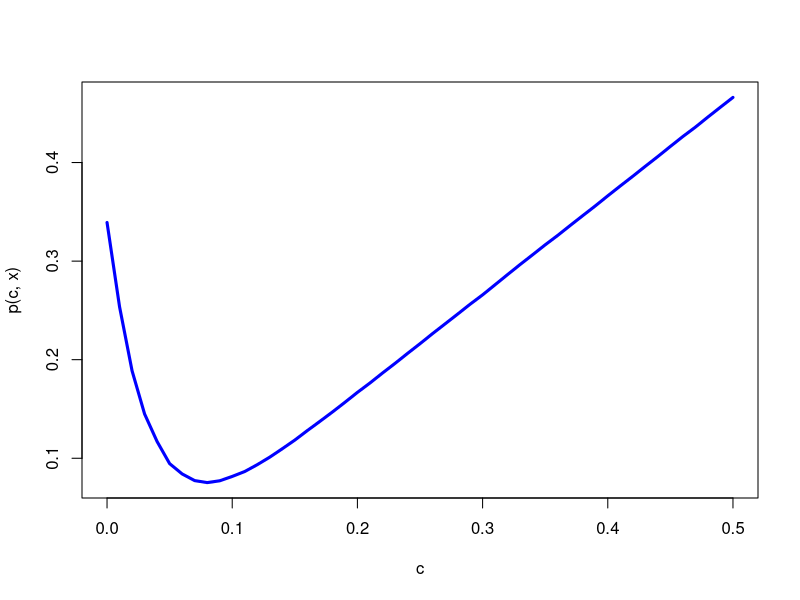
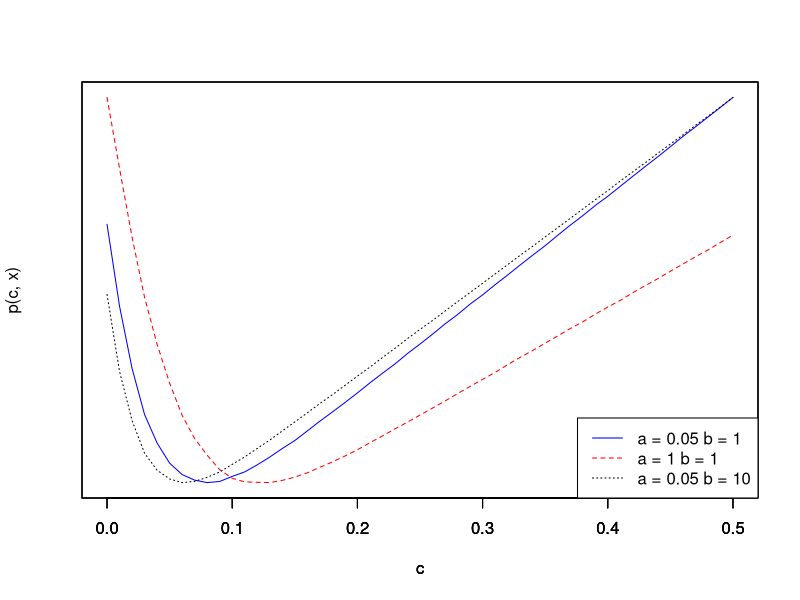
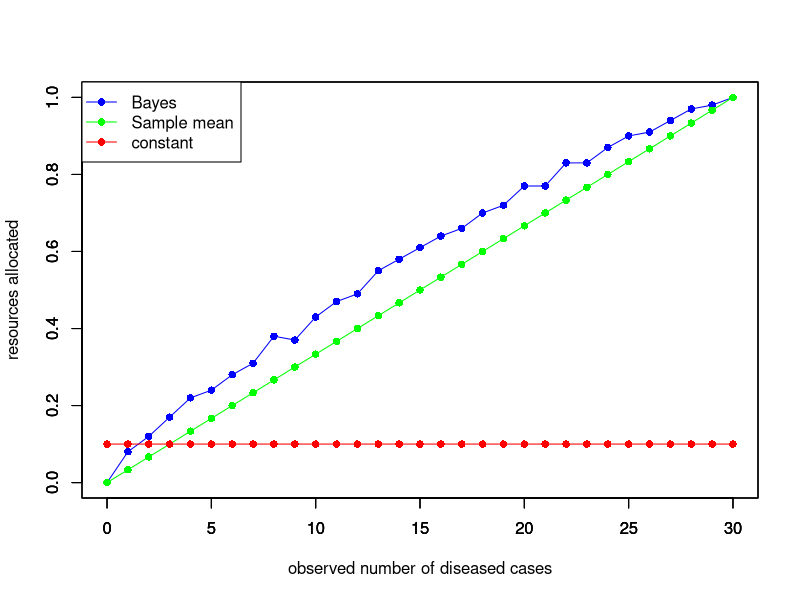
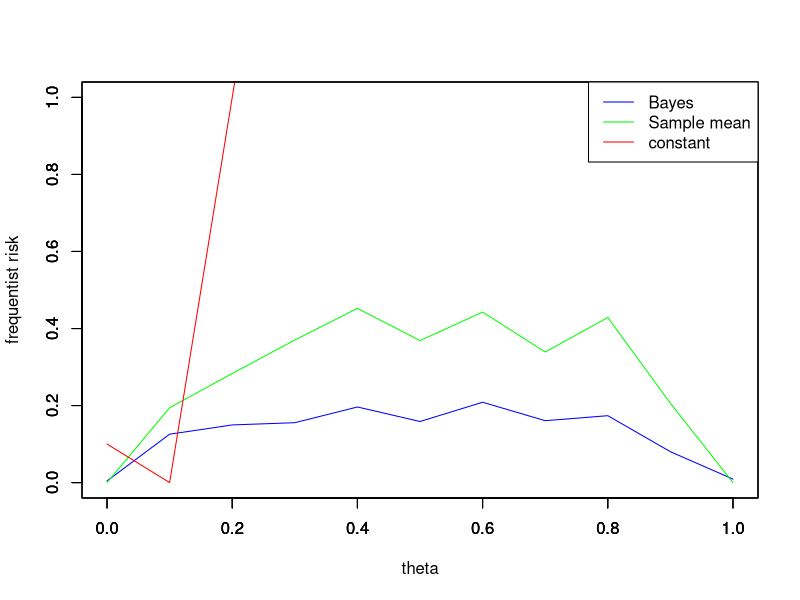
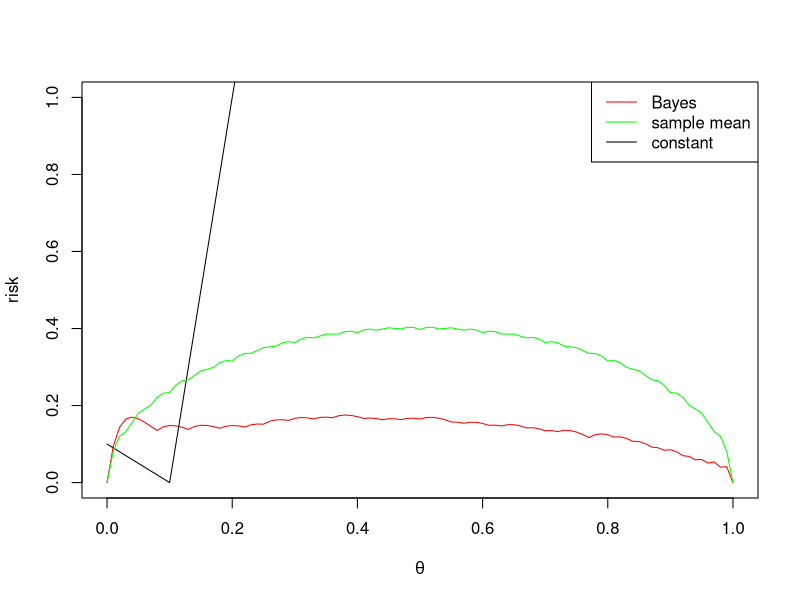

Source code (R) for these figures, in order:
# lab-02_lgg.R

# Task 1
# set seed 
set.seed(123)

# data
sum_x = 1
n = 30
# prior parameters
a = 0.05; b = 1
# posterior parameters
an = a + sum_x
bn = b + n - sum_x
th = seq(0,1,length.out = 100)
like = dbeta(th, sum_x+1,n-sum_x+1)
prior = dbeta(th,a,b)
post = dbeta(th,sum_x+a,n-sum_x+b)

# compute the loss given theta and c 
loss_function = function(theta, c){
  if (c < theta){
    return(10*abs(theta - c))
  } else{
    return(l = abs(theta - c))
  }
}

# compute the posterior risk given c 
# s is the number of random draws 
posterior_risk = function(c, a_prior, b_prior, sum_x, n, s = 30000){
  # randow draws from beta distribution 
  a_post = a_prior + sum_x
  b_post = b_prior + n - sum_x
  theta = rbeta(s, a_post, b_post)
  loss <- apply(as.matrix(theta),1,loss_function,c)
  # average values from the loss function
  risk = mean(loss)
}
# a sequence of c in [0, 0.5]
c = seq(0, 0.5, by = 0.01)
post_risk <- apply(as.matrix(c),1,posterior_risk, a, b, sum_x, n)
head(post_risk)
# plot posterior risk against c 
plot(c, post_risk, type = 'l', col='blue', 
     lwd = 3, ylab ='p(c, x)' )

# minimum of posterior risk occurs at c = 0.08
(c[which.min(post_risk)])

# Task 2
# set prior
as = c(0.05, 1, 0.05); bs = c(1, 1, 10)
# initialize posterior risk
post_risk = matrix(NA, 3, length(c))

# for each pair of a and b, compute the posterior risks
for (i in 1:3){
  a_prior = as[i]
  b_prior = bs[i]
  
  post_risk[i,] = apply(as.matrix(c), 1, posterior_risk, a_prior, b_prior, sum_x, n)
}

# plot the posterior risk (for each prior setting)
plot(c, post_risk[1,], type = 'l', col='blue', lty = 1, yaxt = "n", ylab = "p(c, x)")
par(new = T)
plot(c, post_risk[2,], type = 'l', col='red', lty = 2, yaxt = "n", ylab = "")
par(new = T)
plot(c, post_risk[3,], type = 'l', lty = 3, yaxt = "n", ylab = "")
legend("bottomright", lty = c(1,2,3), col = c("blue", "red", "black"), 
       legend = c("a = 0.05 b = 1", "a = 1 b = 1", "a = 0.05 b = 10"))

# Task 3

# find the sum of the x's
sum_xs = seq(0, 30)
# initialize the minimum c
min_c = matrix(NA, 3, length(sum_xs))

# find_optimal_C finds the optimal c under the Bayes procedure
# function of sum of x, parameters for prior, number of observations, and number of random draws 
find_optimal_C <- function(sum_x, a_prior, b_prior, n, s = 500){
  c = seq(0, 1, by = 0.01)
  post_risk =  apply(as.matrix(c), 1, posterior_risk, a_prior, b_prior, sum_x, n, s)
  c[which.min(post_risk)]
}

min_c[1,] = apply(as.matrix(sum_xs), 1, find_optimal_C, a, b, n)
# find optimal c under sample mean
min_c[2,] = (sum_xs)/n
# constant c 
min_c[3,] = 0.1

# plot Bayes procedure, sample mean, and constant 
plot(sum_xs, min_c[1,], col='blue',type = 'o',pch = 16, 
     ylab = "resources allocated", xlab = 'observed number of diseased cases',
     ylim = c(0,1))
par(new = T)
plot(sum_xs, min_c[2,], type = 'o', col='green', 
     pch = 16, ylab = "", xlab = '', ylim = c(0,1))
par(new = T)
plot(sum_xs, min_c[3,], type = 'o',col = 'red',
     pch = 16, ylab = "", xlab = '', ylim = c(0,1))
legend("topleft", lty = c(1,1,1), pch = c(16,16,16),
       col = c("blue", "green", "red"),
       legend = c("Bayes", "Sample mean", "constant"))
### Bayes always picks c to be a little bit larger than sample mean
### (except maybe not at endpoints).

# Task 4

thetas = seq(0, 1, by=0.1)

# frequentist risk for the 3 estimators given a theta
frequentist_risk = function(theta){
  sum_xs = rbinom(100, 30, theta)
  Bayes_optimal = apply(as.matrix(sum_xs), 1, find_optimal_C, a, b, n, s = 100)
  mean_c = sum_xs / 30
  
  loss1 = apply(as.matrix(Bayes_optimal), 1, loss_function, theta = theta)
  loss2 = apply(as.matrix(mean_c), 1, loss_function, theta = theta )
  risk1 = mean(loss1)
  risk2 = mean(loss2)
  risk3 = loss_function(theta, 0.1)
  return(c(risk1, risk2, risk3))
}

# given a sequance a theta, compute frequentist risk for each theta
R = apply(as.matrix(thetas), 1, frequentist_risk)

# plot
plot(thetas, R[1,], col='blue', type = "l", 
     ylab = "frequentist risk", xlab = 'theta',ylim = c(0,1))
par(new = T)
plot(thetas, R[2,], type = 'l', col='green', 
     ylab = "", xlab = '', ylim = c(0,1))
par(new = T)
plot(thetas, R[3,], type = 'l',col = 'red',
     ylab = "", xlab = '', ylim = c(0,1))
legend("topright", lty = c(1,1,1), col = c("blue", "green", "red"),
       legend = c("Bayes", "Sample mean", "constant"))
#### Except at endpoints, Bayes risk is always lower than sample mean risk
#### constant risk has relatively low c at low fraction infected theta
# code by Xu Chen
loss <- function(theta, c){
  if (c >= theta) {
    return(c - theta)
  } else {
    return(10*(theta - c))
  }
}


delta1 <- function(x){
  return(rep(0.1,length(x)))
}


delta2 <- function(x){
  return(x/30)
}


delta3 <- function(x, a = 0.05, b = 1){
  a.post <- a + x
  b.post <- b + 30 - x
  c <- seq(0,1,0.01)
  theta <- matrix(rbeta(1e4*length(c), a.post, b.post), 
                  nrow = 1e4, ncol = length(c))
  
  return(c[which.min(sapply(c, function(u) mean(sapply(theta[,as.integer(100*u+1)], loss, c = u))))])
}

risk <- function(theta, c){
  return(sum(dbinom(x = 0:30, size = 30, prob = theta) * sapply(c, loss, theta = theta)))
}


theta.grid <- seq(0,1,0.01)
x <- 0:30

c3 <- sapply(x, delta3)
plot(theta.grid, sapply(theta.grid, risk, c3), 
     ylim = c(0,1), type = 'l', col = 'red', xlab = expression(theta), ylab = 'risk')

c1 <- delta1(x)
points(theta.grid, sapply(theta.grid, risk, c1), 
       ylim = c(0,1), type = 'l')

c2 <- delta2(x)
points(theta.grid, sapply(theta.grid, risk, c2), 
       ylim = c(0,1), type = 'l', col='green')

legend('topright', legend = c('Bayes', 'sample mean', 'constant'), 
       col = c('red', 'green', 'black'), lty = 1)
# Task 5
#### Based on the plot of frequentist risk versus $\theta$, 
#### All three estimators are admissable because there is at least one 
#### theta value where the risk for these estimators is lower than some other
#### risk. The sample mean estiamtor of rsik eprforms better than Bayes risk 
#### at the endpoints, 0 and 1. The constant estimator performs best around 0.1,
#### and teh Bayes risk performs best for most other values of theta.
